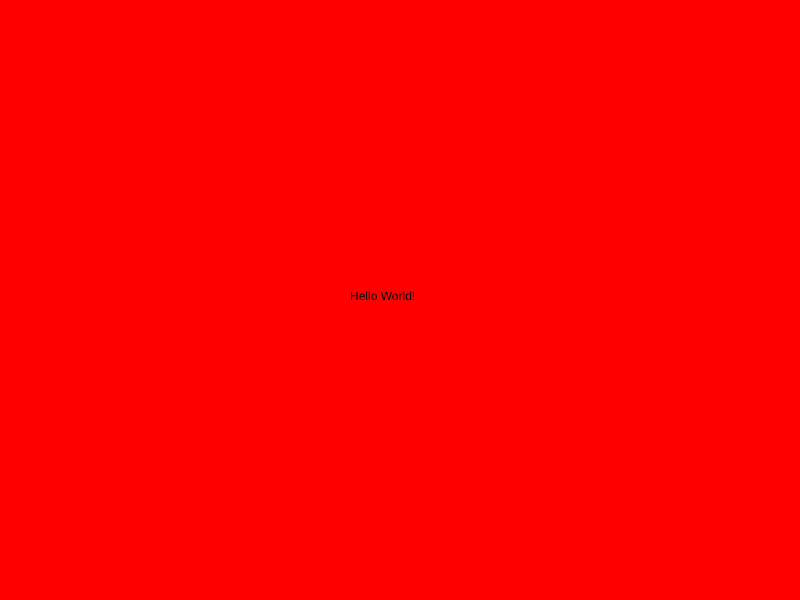
Frame 1 (no input)
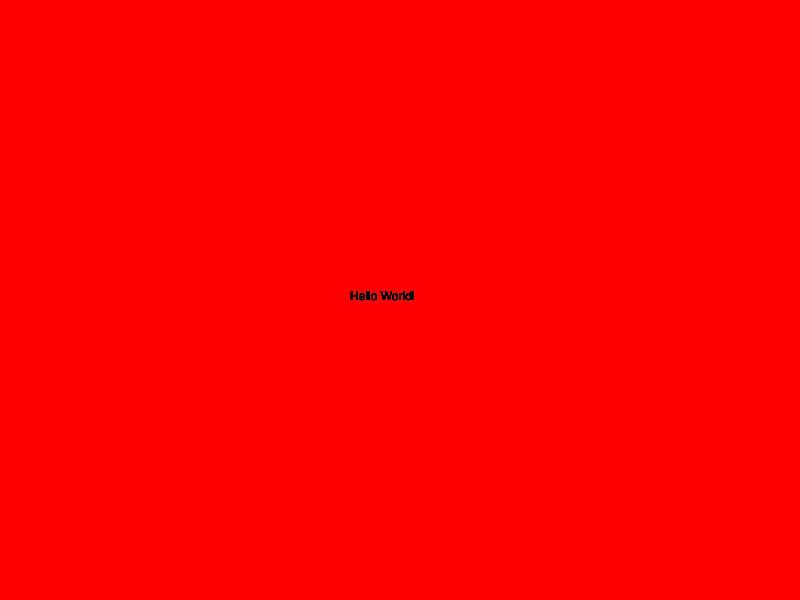
Frame 60 (no input)
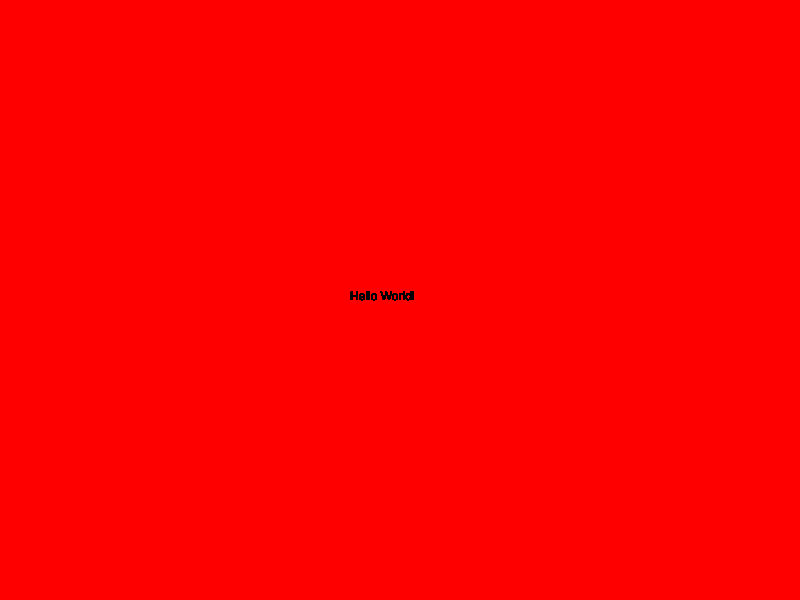
Frame 120 (the mouse pressed at the canvas centre since frame 60)

The p5.js sketch that drew these frames (run headless with seeded random() and noise() and a simulated clock; from frame 60 on, the mouse is pressed at the canvas centre):

// p5.js sketch
// ── sketch.js
function setup() {

    createCanvas( 800, 600 );

    background( 'red' );

}
    function draw() {

      text( "Hello World!", 350, 300 );
}
